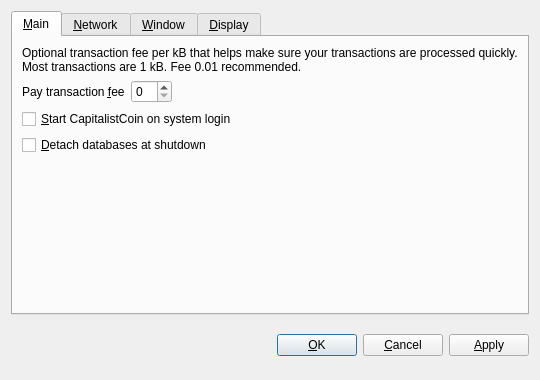
<?xml version="1.0" encoding="UTF-8"?>
<ui version="4.0">
 <class>OptionsDialog</class>
 <widget class="QDialog" name="OptionsDialog">
  <property name="geometry">
   <rect>
    <x>0</x>
    <y>0</y>
    <width>540</width>
    <height>380</height>
   </rect>
  </property>
  <property name="windowTitle">
   <string>Options</string>
  </property>
  <property name="modal">
   <bool>true</bool>
  </property>
  <layout class="QVBoxLayout" name="verticalLayout">
   <item>
    <widget class="QTabWidget" name="tabWidget">
     <property name="tabPosition">
      <enum>QTabWidget::North</enum>
     </property>
     <property name="currentIndex">
      <number>0</number>
     </property>
     <widget class="QWidget" name="tabMain">
      <attribute name="title">
       <string>&amp;Main</string>
      </attribute>
      <layout class="QVBoxLayout" name="verticalLayout_Main">
       <item>
        <widget class="QLabel" name="transactionFeeInfoLabel">
         <property name="text">
          <string>Optional transaction fee per kB that helps make sure your transactions are processed quickly. Most transactions are 1 kB. Fee 0.01 recommended.</string>
         </property>
         <property name="textFormat">
          <enum>Qt::PlainText</enum>
         </property>
         <property name="wordWrap">
          <bool>true</bool>
         </property>
        </widget>
       </item>
       <item>
        <layout class="QHBoxLayout" name="horizontalLayout_Main">
         <item>
          <widget class="QLabel" name="transactionFeeLabel">
           <property name="text">
            <string>Pay transaction &amp;fee</string>
           </property>
           <property name="textFormat">
            <enum>Qt::PlainText</enum>
           </property>
           <property name="buddy">
            <cstring>transactionFee</cstring>
           </property>
          </widget>
         </item>
         <item>
          <widget class="BitcoinAmountField" name="transactionFee"/>
         </item>
         <item>
          <spacer name="horizontalSpacer_Main">
           <property name="orientation">
            <enum>Qt::Horizontal</enum>
           </property>
           <property name="sizeHint" stdset="0">
            <size>
             <width>40</width>
             <height>20</height>
            </size>
           </property>
          </spacer>
         </item>
        </layout>
       </item>
       <item>
        <widget class="QCheckBox" name="bitcoinAtStartup">
         <property name="toolTip">
          <string>Automatically start CapitalistCoin after logging in to the system.</string>
         </property>
         <property name="text">
          <string>&amp;Start CapitalistCoin on system login</string>
         </property>
        </widget>
       </item>
       <item>
        <widget class="QCheckBox" name="detachDatabases">
         <property name="toolTip">
          <string>Detach block and address databases at shutdown. This means they can be moved to another data directory, but it slows down shutdown. The wallet is always detached.</string>
         </property>
         <property name="text">
          <string>&amp;Detach databases at shutdown</string>
         </property>
        </widget>
       </item>
       <item>
        <spacer name="verticalSpacer_Main">
         <property name="orientation">
          <enum>Qt::Vertical</enum>
         </property>
         <property name="sizeHint" stdset="0">
          <size>
           <width>20</width>
           <height>40</height>
          </size>
         </property>
        </spacer>
       </item>
      </layout>
     </widget>
     <widget class="QWidget" name="tabNetwork">
      <attribute name="title">
       <string>&amp;Network</string>
      </attribute>
      <layout class="QVBoxLayout" name="verticalLayout_Network">
       <item>
        <widget class="QCheckBox" name="mapPortUpnp">
         <property name="toolTip">
          <string>Automatically open the CapitalistCoin client port on the router. This only works when your router supports UPnP and it is enabled.</string>
         </property>
         <property name="text">
          <string>Map port using &amp;UPnP</string>
         </property>
        </widget>
       </item>
       <item>
        <widget class="QCheckBox" name="connectSocks">
         <property name="toolTip">
          <string>Connect to the CapitalistCoin network through a SOCKS proxy (e.g. when connecting through Tor).</string>
         </property>
         <property name="text">
          <string>&amp;Connect through SOCKS proxy:</string>
         </property>
        </widget>
       </item>
       <item>
        <layout class="QHBoxLayout" name="horizontalLayout_Network">
         <item>
          <widget class="QLabel" name="proxyIpLabel">
           <property name="text">
            <string>Proxy &amp;IP:</string>
           </property>
           <property name="textFormat">
            <enum>Qt::PlainText</enum>
           </property>
           <property name="buddy">
            <cstring>proxyIp</cstring>
           </property>
          </widget>
         </item>
         <item>
          <widget class="QValidatedLineEdit" name="proxyIp">
           <property name="maximumSize">
            <size>
             <width>140</width>
             <height>16777215</height>
            </size>
           </property>
           <property name="toolTip">
            <string>IP address of the proxy (e.g. 127.0.0.1)</string>
           </property>
          </widget>
         </item>
         <item>
          <widget class="QLabel" name="proxyPortLabel">
           <property name="text">
            <string>&amp;Port:</string>
           </property>
           <property name="textFormat">
            <enum>Qt::PlainText</enum>
           </property>
           <property name="buddy">
            <cstring>proxyPort</cstring>
           </property>
          </widget>
         </item>
         <item>
          <widget class="QLineEdit" name="proxyPort">
           <property name="maximumSize">
            <size>
             <width>55</width>
             <height>16777215</height>
            </size>
           </property>
           <property name="toolTip">
            <string>Port of the proxy (e.g. 9050)</string>
           </property>
          </widget>
         </item>
         <item>
          <widget class="QLabel" name="socksVersionLabel">
           <property name="text">
            <string>SOCKS &amp;Version:</string>
           </property>
           <property name="textFormat">
            <enum>Qt::PlainText</enum>
           </property>
           <property name="buddy">
            <cstring>socksVersion</cstring>
           </property>
          </widget>
         </item>
         <item>
          <widget class="QValueComboBox" name="socksVersion">
           <property name="toolTip">
            <string>SOCKS version of the proxy (e.g. 5)</string>
           </property>
          </widget>
         </item>
         <item>
          <spacer name="horizontalSpacer_Network">
           <property name="orientation">
            <enum>Qt::Horizontal</enum>
           </property>
           <property name="sizeHint" stdset="0">
            <size>
             <width>40</width>
             <height>20</height>
            </size>
           </property>
          </spacer>
         </item>
        </layout>
       </item>
       <item>
        <spacer name="verticalSpacer_Network">
         <property name="orientation">
          <enum>Qt::Vertical</enum>
         </property>
         <property name="sizeHint" stdset="0">
          <size>
           <width>20</width>
           <height>40</height>
          </size>
         </property>
        </spacer>
       </item>
      </layout>
     </widget>
     <widget class="QWidget" name="tabWindow">
      <attribute name="title">
       <string>&amp;Window</string>
      </attribute>
      <layout class="QVBoxLayout" name="verticalLayout_Window">
       <item>
        <widget class="QCheckBox" name="minimizeToTray">
         <property name="toolTip">
          <string>Show only a tray icon after minimizing the window.</string>
         </property>
         <property name="text">
          <string>&amp;Minimize to the tray instead of the taskbar</string>
         </property>
        </widget>
       </item>
       <item>
        <widget class="QCheckBox" name="minimizeOnClose">
         <property name="toolTip">
          <string>Minimize instead of exit the application when the window is closed. When this option is enabled, the application will be closed only after selecting Quit in the menu.</string>
         </property>
         <property name="text">
          <string>M&amp;inimize on close</string>
         </property>
        </widget>
       </item>
       <item>
        <spacer name="verticalSpacer_Window">
         <property name="orientation">
          <enum>Qt::Vertical</enum>
         </property>
         <property name="sizeHint" stdset="0">
          <size>
           <width>20</width>
           <height>40</height>
          </size>
         </property>
        </spacer>
       </item>
      </layout>
     </widget>
     <widget class="QWidget" name="tabDisplay">
      <attribute name="title">
       <string>&amp;Display</string>
      </attribute>
      <layout class="QVBoxLayout" name="verticalLayout_Display">
       <item>
        <layout class="QHBoxLayout" name="horizontalLayout_1_Display">
         <item>
          <widget class="QLabel" name="langLabel">
           <property name="text">
            <string>User Interface &amp;language:</string>
           </property>
           <property name="textFormat">
            <enum>Qt::PlainText</enum>
           </property>
           <property name="buddy">
            <cstring>lang</cstring>
           </property>
          </widget>
         </item>
         <item>
          <widget class="QValueComboBox" name="lang">
           <property name="toolTip">
            <string>The user interface language can be set here. This setting will take effect after restarting CapitalistCoin.</string>
           </property>
          </widget>
         </item>
        </layout>
       </item>
       <item>
        <layout class="QHBoxLayout" name="horizontalLayout_2_Display">
         <item>
          <widget class="QLabel" name="unitLabel">
           <property name="text">
            <string>&amp;Unit to show amounts in:</string>
           </property>
           <property name="textFormat">
            <enum>Qt::PlainText</enum>
           </property>
           <property name="buddy">
            <cstring>unit</cstring>
           </property>
          </widget>
         </item>
         <item>
          <widget class="QValueComboBox" name="unit">
           <property name="toolTip">
            <string>Choose the default subdivision unit to show in the interface and when sending coins.</string>
           </property>
          </widget>
         </item>
        </layout>
       </item>
       <item>
        <widget class="QCheckBox" name="displayAddresses">
         <property name="toolTip">
          <string>Whether to show CapitalistCoin addresses in the transaction list or not.</string>
         </property>
         <property name="text">
          <string>&amp;Display addresses in transaction list</string>
         </property>
        </widget>
       </item>
       <item>
        <spacer name="verticalSpacer_Display">
         <property name="orientation">
          <enum>Qt::Vertical</enum>
         </property>
         <property name="sizeHint" stdset="0">
          <size>
           <width>20</width>
           <height>40</height>
          </size>
         </property>
        </spacer>
       </item>
      </layout>
     </widget>
    </widget>
   </item>
   <item>
    <layout class="QHBoxLayout" name="horizontalLayout_Buttons">
     <item>
      <spacer name="horizontalSpacer_1">
       <property name="orientation">
        <enum>Qt::Horizontal</enum>
       </property>
       <property name="sizeHint" stdset="0">
        <size>
         <width>40</width>
         <height>48</height>
        </size>
       </property>
      </spacer>
     </item>
     <item>
      <widget class="QLabel" name="statusLabel">
       <property name="font">
        <font>
         <weight>75</weight>
         <bold>true</bold>
        </font>
       </property>
       <property name="text">
        <string/>
       </property>
       <property name="textFormat">
        <enum>Qt::PlainText</enum>
       </property>
       <property name="wordWrap">
        <bool>true</bool>
       </property>
      </widget>
     </item>
     <item>
      <spacer name="horizontalSpacer_2">
       <property name="orientation">
        <enum>Qt::Horizontal</enum>
       </property>
       <property name="sizeHint" stdset="0">
        <size>
         <width>40</width>
         <height>48</height>
        </size>
       </property>
      </spacer>
     </item>
     <item>
      <widget class="QPushButton" name="okButton">
       <property name="text">
        <string>&amp;OK</string>
       </property>
      </widget>
     </item>
     <item>
      <widget class="QPushButton" name="cancelButton">
       <property name="text">
        <string>&amp;Cancel</string>
       </property>
       <property name="autoDefault">
        <bool>false</bool>
       </property>
      </widget>
     </item>
     <item>
      <widget class="QPushButton" name="applyButton">
       <property name="text">
        <string>&amp;Apply</string>
       </property>
       <property name="autoDefault">
        <bool>false</bool>
       </property>
      </widget>
     </item>
    </layout>
   </item>
  </layout>
 </widget>
 <customwidgets>
  <customwidget>
   <class>BitcoinAmountField</class>
   <extends>QSpinBox</extends>
   <header>bitcoinamountfield.h</header>
  </customwidget>
  <customwidget>
   <class>QValueComboBox</class>
   <extends>QComboBox</extends>
   <header>qvaluecombobox.h</header>
  </customwidget>
  <customwidget>
   <class>QValidatedLineEdit</class>
   <extends>QLineEdit</extends>
   <header>qvalidatedlineedit.h</header>
  </customwidget>
 </customwidgets>
 <resources/>
 <connections/>
</ui>
